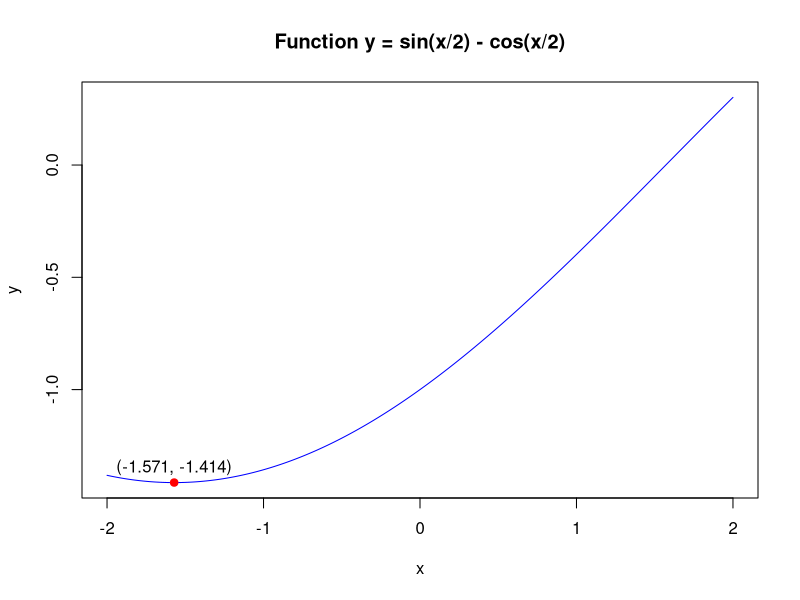
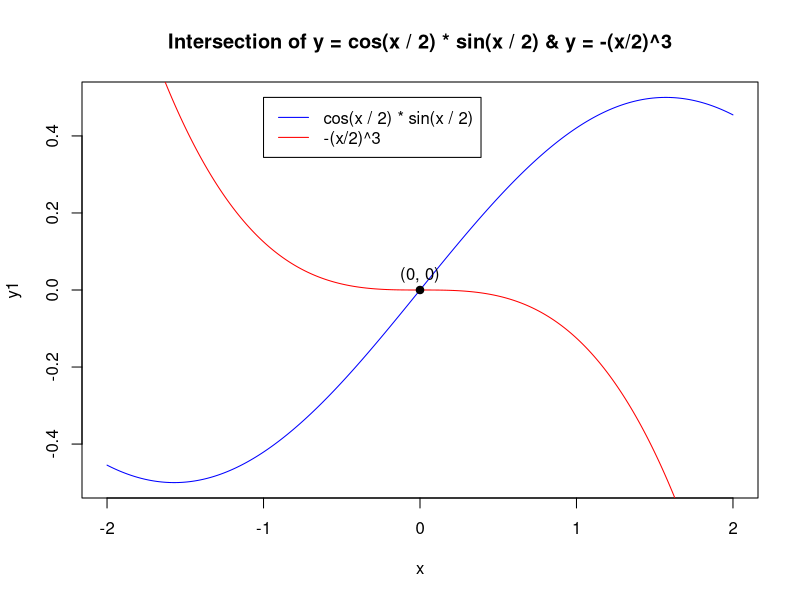
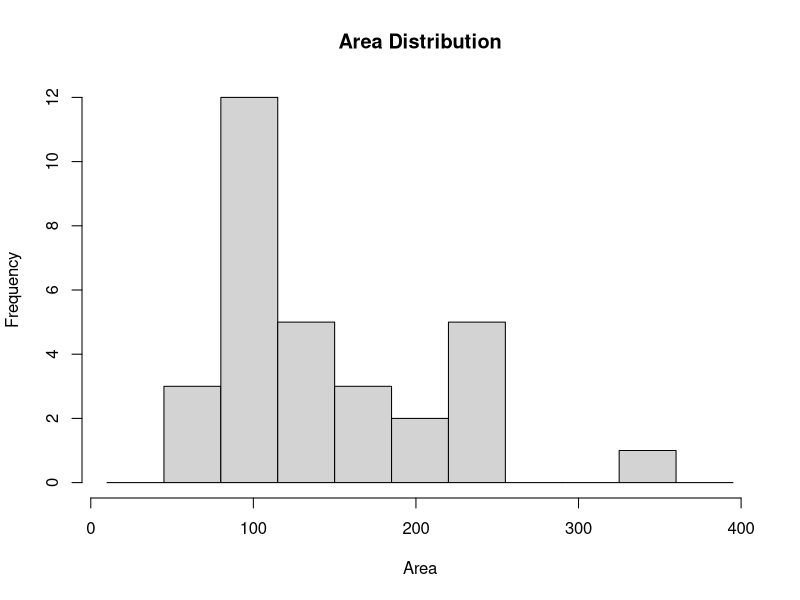
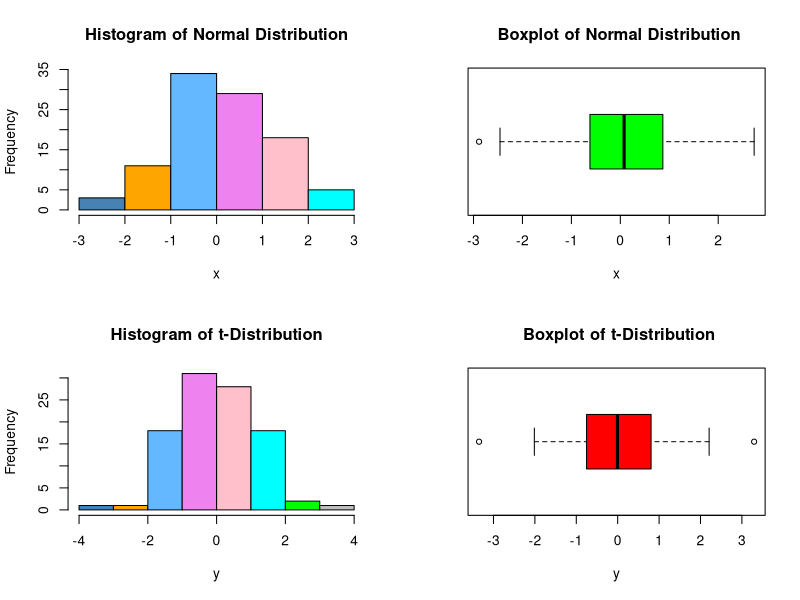
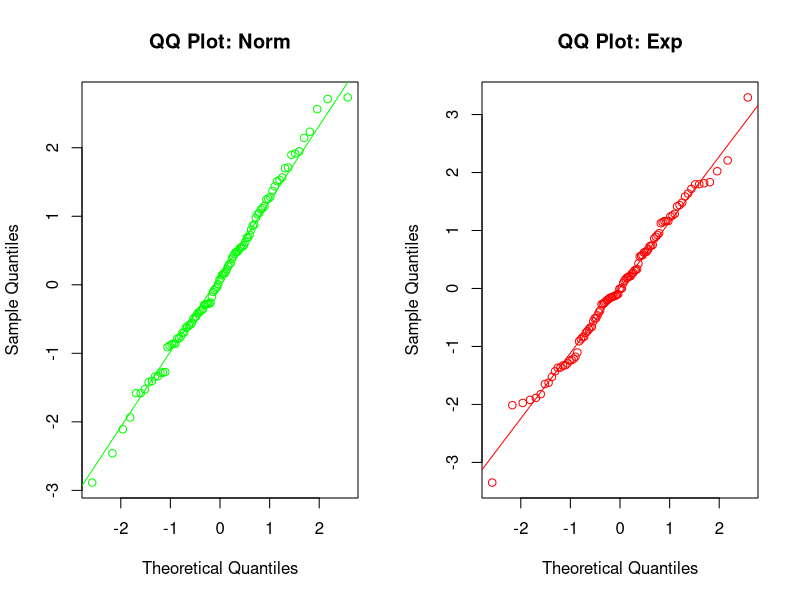

Reproduce these figures in R, in order.
## ---- chunk 1
# DO NOT ADD OR REVISE CODE HERE
knitr::opts_chunk$set(echo = TRUE, eval = TRUE)

## ---- chunk 2
q1_vector <- c(seq(from = 1, to = 5), sqrt(2), 17*14, rep(c(2.5, 5, 7.5), 3))
q1_vector

## ---- chunk 3
# Removes less than 7 values and creates new vector called q1_vector_7
q1_vector_7 <- which(q1_vector < 7)

# Finds length of q_vector_7
length(q1_vector_7)

## ---- chunk 4
# Sorts q1_vector in ascending order and creates new vector
q1_vector_sorted <- sort(q1_vector)

# Calculates sum of 5th through 10th elements of new vector
(sum(q1_vector_sorted[5:10]))
## ---- chunk 5
# Squares each element of q1_vector and creates new vector
q1_vector_sqrd <- q1_vector^2

# Determines how many elements of new vector are greater than 25
length(which(q1_vector_sqrd > 25))

## ---- chunk 6
# Removes first and last element and puts them into new vector
q1_vector_short <- c(head(q1_vector, 1), tail(q1_vector, 1))

# Finds product of new vector (first & last elements)
prod(q1_vector_short)

## ---- chunk 7
# Creates function that returns trig expression
trig_function <- function(x) {
  if(is.numeric(x) == TRUE){
    y <- sin(x/2) - cos(x/2)
  }
  else {
    y <- 'Enter numeric value'
  }
  return(y)
}

## ---- chunk 8
# Create vector that has 4001 equally-spaced values from -2 to 2
x <- seq(from = -2, to = 2, length.out = 4001)

# Run user-defined function on vector
y <- trig_function(x)

# Find minimum value in x that corresponds to minimum value in y
sprintf("Min value of y is: %.3f, when x = %.3f", round(min(y),3) , round(x[which.min(y)],3))
## ---- chunk 9
# Find values of x and y corresponding to the minimum value of y in the dislay
y_coord <- round(min(y), 3)
x_coord <- round(x[which.min(y)], 3)

# Create plot
plot(x,y, type="l", col="blue",
     main = "Function y = sin(x/2) - cos(x/2)")
text(x_coord, y_coord, '(-1.571, -1.414)', pos = 3)
points(x_coord, y_coord, pch = 19, col = "red")

## ---- chunk 10
# Create functions
func_1 <- function(x){
    return(cos(x/2) * sin(x/2))
  }

func_2 <- function(x){
    return(-(x/2)^3)
  }

# Find values of y for both functions
y1 <- func_1(x)

y2 <- func_2(x)

# Find intersecting values
intersection_idx <- y1 == y2
intersection <- c(x[intersection_idx], y1[intersection_idx], y2[intersection_idx])

# Create plot
plot(x,y1, type="l", col="blue")
lines(x, y2, type="l", col = "red")
points(x[intersection_idx], y1[intersection_idx], col="black", pch =19)
text(x[intersection_idx], y1[intersection_idx], '(0, 0)', pos =3)
title(main = "Intersection of y = cos(x / 2) * sin(x / 2) & y = -(x/2)^3")
legend(x = -1, y = 0.5,          # Position
       legend = c("cos(x / 2) * sin(x / 2)", "-(x/2)^3 "),  # Legend texts
       lty = c(1, 1),           # Line types
       col = c("blue", "red"),  # Line colors
       lwd = 1)                 # Line width
## ---- chunk 11
data(trees)

# Check structure of data
str(trees)

# Use apply() to return mean values of the three variables
apply(trees, 2, mean)

# Use R & logicals to find number of trees greater than mean volume
length(which(trees$Volume > mean(trees$Volume)))
## ---- chunk 12
# Converts diameter to radius
radius <- trees$Girth/2

# Calculates the cross-sectional area of each tree
area <- radius^2 * pi

# Finds the IRQ of the area
IQR(area)

## ---- chunk 13
# Creates histogram of areas. Changes title and axis labels
classes = seq(10, 400, by = 35)
hist(area, breaks = classes, main = "Area Distribution",
     xlab = "Area")

## ---- chunk 14
# Identifies which tree has the largest area and provides output of row number and the three measurements
trees[which.max(area), ]

## ---- chunk 15
# Create first random sample distribution
set.seed(9999)
y <- rt(n = 100, df = 10)

# Create second random sample distribution
set.seed(123)
x <- rnorm(n = 100, mean = 0, sd = 1.25)

# Create new object with x & y
new_object <- cbind(x, y)

# Pass new object into apply, find IQR values, & round to 4 decimal places
round(apply(new_object, 2, IQR), 4)
## ---- chunk 16
# Create grid for plots and select colors
par(mfrow = c(2, 2))
colors = c("steelblue", "orange", "steelblue1", "violet", "pink", "cyan", "green", "grey", "steelblue2")

# Plot normal distribution
hist(x, breaks = 7, main = "Histogram of Normal Distribution", col = colors)
boxplot(x, col = "green", main = " Boxplot of Normal Distribution", xlab = "x", horizontal = TRUE)

# Plot t-distribution
hist(y, breaks = 7, main = "Histogram of t-Distribution", col = colors)
boxplot(y, col = "red", main = " Boxplot of t-Distribution", xlab = "y", horizontal = TRUE)

par(mfrow = c(1, 1))
## ---- chunk 17
# Create side by side grid
par(mfrow = c(1,2))

# Plot nrmal distribution
qqnorm(x, col = "green", main = "QQ Plot: Norm")
qqline(x, col = "green")

# Plot t-distribtuion
qqnorm(y, col = "red", main = "QQ Plot: Exp")
qqline(y, col = "red")

par(mfrow = c(1,1))

# Determine if there are extreme outliers
boxplot.stats(x, coef = 3.0) # Normal distrubtion

boxplot.stats(y, coef = 3.0) # t-distribution
